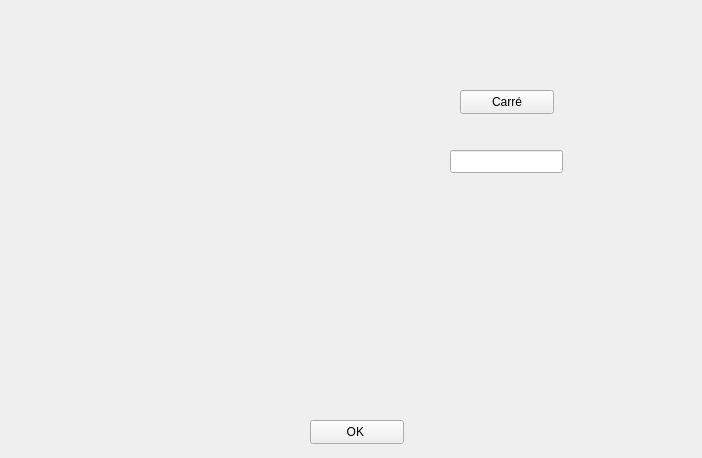
<?xml version="1.0" encoding="UTF-8"?>
<ui version="4.0">
 <class>Widget</class>
 <widget class="QWidget" name="Widget">
  <property name="geometry">
   <rect>
    <x>0</x>
    <y>0</y>
    <width>702</width>
    <height>458</height>
   </rect>
  </property>
  <property name="windowTitle">
   <string>Initiation</string>
  </property>
  <widget class="QPushButton" name="Valider">
   <property name="geometry">
    <rect>
     <x>310</x>
     <y>420</y>
     <width>94</width>
     <height>24</height>
    </rect>
   </property>
   <property name="text">
    <string>OK </string>
   </property>
  </widget>
  <widget class="QLabel" name="label">
   <property name="geometry">
    <rect>
     <x>20</x>
     <y>19</y>
     <width>171</width>
     <height>41</height>
    </rect>
   </property>
   <property name="font">
    <font>
     <pointsize>12</pointsize>
     <weight>75</weight>
     <italic>true</italic>
     <bold>true</bold>
    </font>
   </property>
   <property name="text">
    <string/>
   </property>
  </widget>
  <widget class="QPushButton" name="carre">
   <property name="geometry">
    <rect>
     <x>460</x>
     <y>90</y>
     <width>94</width>
     <height>24</height>
    </rect>
   </property>
   <property name="text">
    <string>Carré</string>
   </property>
  </widget>
  <widget class="QLabel" name="resultat">
   <property name="geometry">
    <rect>
     <x>430</x>
     <y>20</y>
     <width>171</width>
     <height>51</height>
    </rect>
   </property>
   <property name="text">
    <string/>
   </property>
  </widget>
  <widget class="QLineEdit" name="saisie">
   <property name="geometry">
    <rect>
     <x>450</x>
     <y>150</y>
     <width>113</width>
     <height>23</height>
    </rect>
   </property>
  </widget>
 </widget>
 <layoutdefault spacing="6" margin="11"/>
 <resources/>
 <connections/>
</ui>
